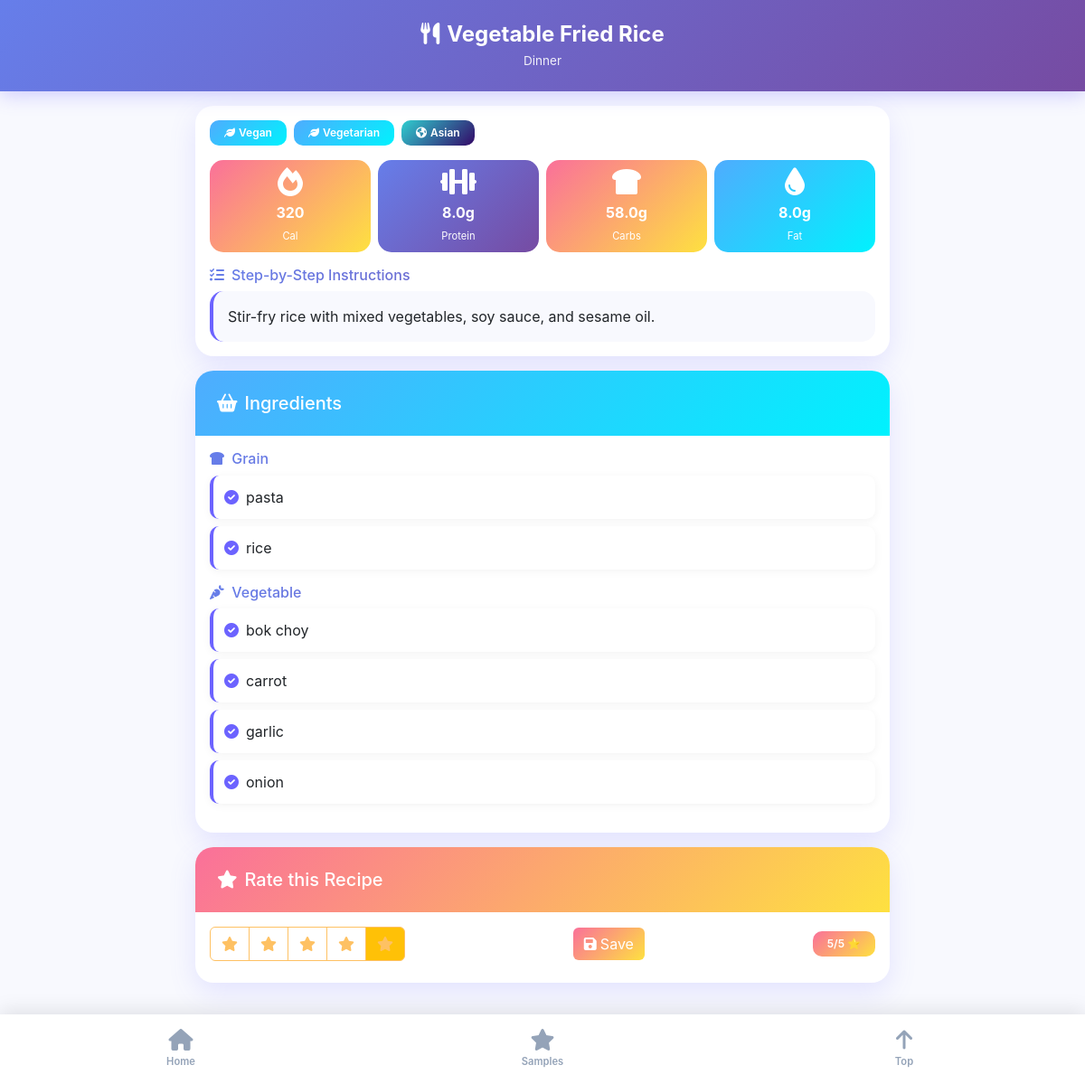
The page /recipe/4 on the database its author committed.
### tables this page shows
CREATE TABLE recipes (
        id INTEGER PRIMARY KEY AUTOINCREMENT,
        title TEXT NOT NULL,
        meal_type TEXT NOT NULL,
        instructions TEXT NOT NULL,
        calories INTEGER NOT NULL,
        protein REAL NOT NULL,
        carbs REAL NOT NULL,
        fat REAL NOT NULL
    );

CREATE TABLE ingredients (
        id INTEGER PRIMARY KEY AUTOINCREMENT,
        name TEXT NOT NULL UNIQUE,
        category TEXT NOT NULL
    );

### app.py (the view)
@app.route('/recipe/<int:recipe_id>')
def recipe_detail(recipe_id):
    recipe = get_recipe_by_id(recipe_id)
    if recipe:
        return render_template('recipe_detail.html', recipe=recipe)
    else:
        return "Recipe not found", 404

### app.py (called while the page is built)
def get_db():
    if 'db' not in g:
        g.db = sqlite3.connect(DATABASE)
        g.db.row_factory = sqlite3.Row
    return g.db

def get_db_connection():
    return get_db()

def get_recipe_ingredients(recipe_id):
    conn = get_db_connection()
    try:
        ingredients = conn.execute("""
            SELECT i.name, i.category
            FROM ingredients i
            JOIN recipe_ingredients ri ON i.id = ri.ingredient_id
            WHERE ri.recipe_id = ?
            ORDER BY i.category, i.name
        """, (recipe_id,)).fetchall()
        conn.close()
        return [dict(ing) for ing in ingredients]
    except Exception as e:
        print(f"Error getting ingredients for recipe {recipe_id}: {e}")
        conn.close()
        return []

### templates/recipe_detail.html (shortened to what this page needs)
{% extends "base.html" %}
{% block header_title %}{{ recipe.title }}{% endblock %}
{% block header_subtitle %}{{ recipe.meal_type.title() }}{% endblock %}
{% block content %}
<div class="card mb-3">
    <div class="card-body">
        <div class="d-flex flex-wrap gap-2 mb-3">
            {% for tag in recipe.dietary_tags %}
            <span class="badge" style="background: var(--success-gradient);">
                <i class="fas fa-leaf me-1"></i>{{ tag.title() }}
            </span>
            {% endfor %}
            {% for race in recipe.races %}
            <span class="badge" style="background: var(--info-gradient);">
                <i class="fas fa-earth-americas me-1"></i>{{ race }}
            </span>
            {% endfor %}
        </div>
        <div class="row g-2 mb-3">
            <div class="col-3">
                <div class="text-center p-2" style="background: linear-gradient(135deg, #fa709a 0%, #fee140 100%); border-radius: 15px;">
                    <i class="fas fa-fire fa-2x" style="color: white;"></i>
                    <div class="fw-bold mt-1" style="color: white;">{{ recipe.calories }}</div>
                    <small style="color: white; font-size: 0.7rem;">Cal</small>
                </div>
            </div>
            <div class="col-3">
                <div class="text-center p-2" style="background: var(--primary-gradient); border-radius: 15px;">
                    <i class="fas fa-dumbbell fa-2x" style="color: white;"></i>
                    <div class="fw-bold mt-1" style="color: white;">{{ recipe.protein }}g</div>
                    <small style="color: white; font-size: 0.7rem;">Protein</small>
                </div>
            </div>
            <div class="col-3">
                <div class="text-center p-2" style="background: var(--warning-gradient); border-radius: 15px;">
                    <i class="fas fa-bread-slice fa-2x" style="color: white;"></i>
                    <div class="fw-bold mt-1" style="color: white;">{{ recipe.carbs }}g</div>
                    <small style="color: white; font-size: 0.7rem;">Carbs</small>
                </div>
            </div>
            <div class="col-3">
                <div class="text-center p-2" style="background: var(--success-gradient); border-radius: 15px;">
                    <i class="fas fa-droplet fa-2x" style="color: white;"></i>
                    <div class="fw-bold mt-1" style="color: white;">{{ recipe.fat }}g</div>
                    <small style="color: white; font-size: 0.7rem;">Fat</small>
                </div>
            </div>
        </div>
        <h6 class="gradient-text mb-2">
            <i class="fas fa-list-check me-2"></i>Step-by-Step Instructions
        </h6>
        <div class="p-3" style="background: var(--bg-color); border-radius: 15px; border-left: 4px solid var(--primary-color);">
            {% if 'Step 1:' in recipe.instructions %}
                {% set steps = recipe.instructions.split('Step ') %}
                {% for step in steps %}
                    {% if step.strip() %}
                        {% set step_parts = step.split(':', 1) %}
                        {% if step_parts|length == 2 %}
                            <div class="mb-3 p-2" style="background: white; border-radius: 10px; border-left: 3px solid var(--primary-color);">
                                <div class="fw-bold text-primary mb-1">
                                    <i class="fas fa-circle-check me-2"></i>Step {{ step_parts[0] }}
                                </div>
                                <div class="text-muted">{{ step_parts[1].strip() }}</div>
                            </div>
                        {% endif %}
                    {% endif %}
                {% endfor %}
            {% else %}
                {{ recipe.instructions }}
            {% endif %}
        </div>
    </div>
</div>
<div class="card mb-3">
    <div class="card-header" style="background: var(--success-gradient);">
        <h5 class="mb-0" style="color: white;">
            <i class="fas fa-basket-shopping me-2"></i>Ingredients
        </h5>
    </div>
    <div class="card-body">
        {% if recipe.ingredients %}
            {% set ingredients_by_category = recipe.ingredients | groupby('category') %}
            {% for category, ingredients in ingredients_by_category %}
            <div class="mb-3">
                <h6 class="gradient-text mb-2">
                    <i class="fas fa-{{ 'drumstick-bite' if category == 'protein' else 'carrot' if category == 'vegetable' else 'bread-slice' if category == 'grain' else 'cheese' if category == 'dairy' else 'pepper-hot' if category == 'spice' else 'apple-whole' if category == 'fruit' else 'seedling' }} me-1"></i>
                    {{ category.title() }}
                </h6>
                {% for ingredient in ingredients %}
                <div class="ingredient-item">
                    <i class="fas fa-circle-check me-2" style="color: #6C63FF;"></i>{{ ingredient.name }}
                </div>
                {% endfor %}
            </div>
            {% endfor %}
        {% endif %}
    </div>
</div>
<div class="card mb-3">
    <div class="card-header" style="background: var(--warning-gradient);">
        <h5 class="mb-0" style="color: white;">
            <i class="fas fa-star me-2"></i>Rate this Recipe
        </h5>
    </div>
    <div class="card-body">
        <form id="ratingForm" onsubmit="submitRating(event)">
            <div class="d-flex align-items-center justify-content-between flex-wrap gap-2">
                <div class="btn-group" role="group">
                    {% for i in range(1, 6) %}
                    <label class="btn btn-outline-warning" for="rating{{ i }}" style="border-color: #FEC163; color: #FEC163;">
                        <i class="fas fa-star"></i>
                    </label>
                    {% endfor %}
                </div>
                <button type="submit" class="btn" style="background: var(--warning-gradient); color: white; border: none;">
                    <i class="fas fa-save me-1"></i>Save
                </button>
                {% if recipe.rating %}
                <span class="badge" style="background: var(--warning-gradient);">
                    {{ recipe.rating }}/5 ⭐
                </span>
                {% endif %}
            </div>
        </form>
    </div>
</div>
{% endblock %}

### templates/base.html (style rules this page uses)
:root { --primary-gradient: linear-gradient(135deg, #667eea 0%, #764ba2 100%); --secondary-gradient: linear-gradient(135deg, #f093fb 0%, #f5576c 100%); --success-gradient: linear-gradient(135deg, #4facfe 0%, #00f2fe 100%); --warning-gradient: linear-gradient(135deg, #fa709a 0%, #fee140 100%); --info-gradient: linear-gradient(135deg, #30cfd0 0%, #330867 100%); --primary-color: #6C63FF; --secondary-color: #FF6B9D; --accent-color: #FEC163; --bg-color: #F8F9FE; --text-dark: #2D3748; --shadow: 0 10px 30px rgba(108, 99, 255, 0.15); --shadow-lg: 0 20px 60px rgba(108, 99, 255, 0.25); }
* { margin: 0; padding: 0; box-sizing: border-box; }
body { font-family: -apple-system, BlinkMacSystemFont, 'Segoe UI', Roboto, 'Helvetica Neue', Arial, sans-serif; background: var(--bg-color); color: var(--text-dark); padding-bottom: 80px; min-height: 100vh; }
.card { border-radius: 20px; border: none; box-shadow: var(--shadow); overflow: hidden; }
.card-header { background: var(--primary-gradient); color: white; border: none; padding: 1.5rem; }
.gradient-text { background: var(--primary-gradient); -webkit-background-clip: text; -webkit-text-fill-color: transparent; background-clip: text; }
.badge { border-radius: 10px; padding: 0.5rem 1rem; font-weight: 600; }
.ingredient-item { background: white; padding: 0.75rem; margin: 0.5rem 0; border-radius: 10px; border-left: 4px solid var(--primary-color); box-shadow: 0 2px 10px rgba(0, 0, 0, 0.05); }

### rows shown on the page
recipes: title "Vegetable Fried Rice", meal_type "Dinner", calories "320", protein "8.0", carbs "58.0", fat "8.0", instructions "Stir-fry rice with mixed vegetables, soy sauce, and sesame oil."
ingredients: title "Grain", name "pasta"
ingredients: name "rice"
ingredients: title "Vegetable", name "bok choy"
ingredients: name "carrot"
ingredients: name "garlic"
ingredients: name "onion"

### other values the page prints
{{ tag.title() }} "Vegan" "Vegetarian"
{{ race }} "Asian"
{{ recipe.rating }} "5"
